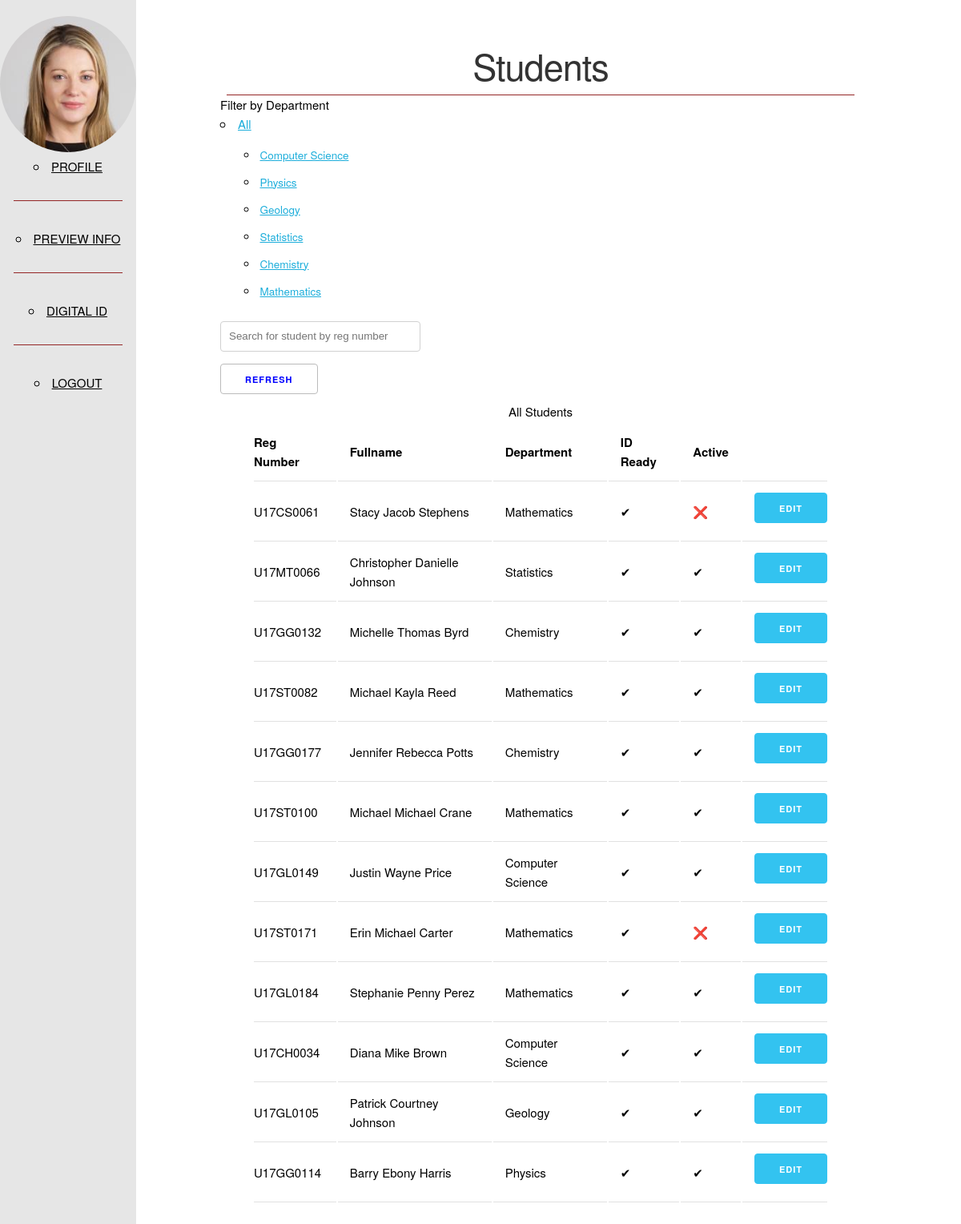
Screenshot of /admin/students (signed in) with the database file from the repository.
### id_card/models.py (models this page shows, shortened)
class User(db.Model, UserMixin):
    __tablename__ = 'users'
    id = db.Column(db.Integer, primary_key=True)
    user_id = db.Column(db.String(64), unique=True, nullable=False)
    password_hash = db.Column(db.String(128))
    first_name = db.Column(db.String(128))
    middle_name = db.Column(db.String(128))
    last_name = db.Column(db.String(128))
    gender = db.Column(db.CHAR)
    state_of_origin = db.Column(db.String(64))
    blood_group = db.Column(db.String(5))
    dob = db.Column(db.Date)
    course = db.Column(db.String(64))
    department = db.Column(db.String(64))
    expiry_date = db.Column(db.Date)
    email = db.Column(db.String(128), unique=True, nullable=False)
    number = db.Column(db.String(64))
    address = db.Column(db.String(128))
    id_ready = db.Column(db.BOOLEAN, default=False)
    rusticated = db.Column(db.BOOLEAN, default=False)
    nok_fullname = db.Column(db.String(128))
    nok_address = db.Column(db.String(128))
    nok_number = db.Column(db.String(64))
    """ User role column instead of Role model.
    Roles are:
    : STUDENT
    : ADMIN
    """
    role = db.Column(db.String(64), nullable=False)
    is_active = db.Column(db.BOOLEAN, default=True)
    """PASSWORD METHODS AND VERIFICATION"""
    @property
    def password(self) -> AttributeError:
        raise AttributeError('PROPERTY NOT ACCESSIBLE')
    """----------------------------------------------------------"""
    """STATIC AND CLASS METHODS"""

### id_card/admin/views.py (the view)
@admin.route('/admin/students')
@login_required
def students():
    students = User.query.filter_by(role='STUDENT')
    deps = {user.department for user in students}
    return render_template('admin/students.html', students=students, deps=deps)

### id_card/models.py (called while the page is built)
@login_manager.user_loader
def load_user(user_id):
    return User.query.get(user_id)

### id_card/templates/admin/students.html (shortened to what this page needs)
{% extends "base.html" %}
{% block content %}
<div id="main">
    <div class="header">
        <h1>Students</h1>
    </div>
    <div class="content">
        <div class="pure-menu pure-menu-horizontal">
            <span class="pure-menu-heading">Filter by Department</span>
            <ul class="pure-menu-list">
                <li class="pure-menu-item pure-menu-has-children pure-menu-allow-hover">
                    <a href="{{ url_for('.students') }}" id="menuLink1" class="pure-menu-link">All</a>
                    <ul class="pure-menu-children">
                        {% for dep in deps %}
                        <li class="pure-menu-item">
                            <a href="{{ url_for('.filtered_students', dep=dep) }}" class="pure-menu-link">{{ dep }}</a>
                        </li>
                        {% endfor %}
                    </ul>
                </li>
            </ul>
        </div>
        <div class="">
            <input type="text" onkeyup="search()" placeholder="Search for student by reg number" id="searchBtn" style="min-width: 250px;">
        </div>
        <a class="button info" href="{{ url_for('.refresh') }}">Refresh</a>
        <table class="custom-table">
            <caption>All Students</caption>
            <thead>
                <tr>
                    <th>Reg Number</th>
                    <th>Fullname</th>
                    <th>Department</th>
                    <th>ID Ready</th>
                    <th>Active</th>
                    <th></th>
                </tr>
            </thead>
            <tbody>
                {% for st in students %}
                <tr class="{{st.user_id}}">
                    <td>{{ st.user_id }}</td>
                    <td>
                        {{ st.first_name }}
                        {% if st.middle_name != '' %}
                        {{ st.middle_name }}
                        {% endif %}
                        {{ st.last_name }}
                    </td>
                    <td>{{ st.department }}</td>
                    {% if st.id_ready %}
                    <td>✔</td>
                    {% else %}
                    <td>❌</td>
                    {% endif %}
                    {% if st.is_active %}
                    <td>✔</td>
                    {% else %}
                    <td>❌</td>
                    {% endif %}
                    <td><a href="{{ url_for('.edit_student', id=st.id) }}" class="button button-primary">Edit</a></td>
                </tr>
                {% endfor %}
            </tbody>
        </table>
    </div>
</div>
{% endblock %}

### id_card/templates/nav.html (shortened to what this page needs)
{% if current_user.role == 'STUDENT' %}
<div class="pure-menu">
    <span class="pure-menu-heading">
        <img class="pure-img-responsive" src="{{ url_for('static', filename='img/profiles/{}.jpg'.format(current_user.user_id)) }}">
    </span>
    <ul class="pure-menu-list">
        <li class="pure-menu-item">
            <a class="pure-menu-link" href="{{ url_for('student.index', id=current_user.id) }}">PROFILE</a>
        </li>
        <hr>
        <li class="pure-menu-item">
            <a class="pure-menu-link" href="{{ url_for('student.preview_info', id=current_user.id) }}">PREVIEW INFO</a>
        </li>
        <hr>
        <li class="pure-menu-item">
            <a class="pure-menu-link" href="{{ url_for('student.digital_id', id=current_user.id) }}">DIGITAL ID</a>
        </li>
        <hr>
        <li class="pure-menu-item">
            <a class="pure-menu-link" href="{{ url_for('logout') }}">LOGOUT</a>
        </li>
    </ul>
</div>
{% endif %}

### id_card/static/css/skeleton.css (style rules this page uses)
html { font-size: 62.5%; }
body { font-size: 1.5em; line-height: 1.6; font-weight: 400; font-family: "Raleway", "HelveticaNeue", "Helvetica Neue", Helvetica, Arial, sans-serif; color: #222; }
h1, h2, h3, h4, h5, h6 { margin-top: 0; margin-bottom: 2rem; font-weight: 300; }
h1 { font-size: 4.0rem; line-height: 1.2; letter-spacing: -.1rem; }
@media (min-width: 550px) { h1 { font-size: 5.0rem; } }
a { color: #1EAEDB; }
.button, button, input[type="submit"], input[type="reset"], input[type="button"] { display: inline-block; height: 38px; padding: 0 30px; color: #555; text-align: center; font-size: 11px; font-weight: 600; line-height: 38px; letter-spacing: .1rem; text-transform: uppercase; text-decoration: none; white-space: nowrap; background-color: transparent; border-radius: 4px; border: 1px solid #bbb; cursor: pointer; box-sizing: border-box; }
.button.button-primary, button.button-primary, input[type="submit"].button-primary, input[type="reset"].button-primary, input[type="button"].button-primary { color: #FFF; background-color: #33C3F0; border-color: #33C3F0; }
input[type="email"], input[type="number"], input[type="search"], input[type="text"], input[type="tel"], input[type="url"], input[type="password"], textarea, select { height: 38px; padding: 6px 10px; background-color: #fff; border: 1px solid #D1D1D1; border-radius: 4px; box-shadow: none; box-sizing: border-box; }
input[type="email"], input[type="number"], input[type="search"], input[type="text"], input[type="tel"], input[type="url"], input[type="password"], textarea { -webkit-appearance: none; -moz-appearance: none; appearance: none; }
ul { list-style: circle inside; }
ol, ul { padding-left: 0; margin-top: 0; }
ul ul, ul ol, ol ol, ol ul { margin: 1.5rem 0 1.5rem 3rem; font-size: 90%; }
li { margin-bottom: 1rem; }
th, td { padding: 12px 15px; text-align: left; border-bottom: 1px solid #E1E1E1; }
th:first-child, td:first-child { padding-left: 0; }
th:last-child, td:last-child { padding-right: 0; }
button, .button { margin-bottom: 1rem; }
input, textarea, select, fieldset { margin-bottom: 1.5rem; }
pre, blockquote, dl, figure, table, p, ul, ol, form { margin-bottom: 2.5rem; }
hr { margin-top: 3rem; margin-bottom: 3.5rem; border-width: 0; border-top: 1px solid #E1E1E1; }

### id_card/static/css/pure-custom.css (style rules this page uses)
body { color: #000000; }
.pure-img-responsive { max-width: 100%; height: auto; }
.content { margin: 0 auto; padding: 0 2em; max-width: 800px; margin-bottom: 50px; line-height: 1.6em; }
.header { width: 70%; margin: auto; color: #333; text-align: center; padding: 2.5em 2em 0; border-bottom: 1px solid #942626; }
.header h1 { margin: 0.2em 0; font-size: 3em; font-weight: 300; }
#menu a { color: #000000; border: none; padding: 0; }
#menu .pure-menu hr { width: 80%; border-color: #942626; }
#menu .pure-menu, #menu .pure-menu ul { border: none; background: transparent; }
#menu .pure-menu-heading img { border-radius: 50%; }
#menu .pure-menu-selected, #menu .pure-menu-heading { background: rgb(230, 230, 230); }
#menu .pure-menu-heading { font-size: 110%; color: #fff; margin: 0; }
@media (min-width: 48em) { .header, .content { padding-left: 2em; padding-right: 2em; } }

### id_card/static/css/custom.css (style rules this page uses)
.info { color: blue; }
table.custom-table { width: 90%; margin: auto; }

### rows the page displays
User: user (picture), department "Statistics", user_id "U17MT0066", first_name "Christopher", middle_name "Danielle", last_name "Johnson"
User: department "Computer Science", user_id "U17GL0149", first_name "Justin", middle_name "Wayne", last_name "Price"
User: department "Physics", user_id "U17GG0114", first_name "Barry", middle_name "Ebony", last_name "Harris"
User: department "Geology", user_id "U17GL0105", first_name "Patrick", middle_name "Courtney", last_name "Johnson"
User: department "Chemistry", user_id "U17GG0132", first_name "Michelle", middle_name "Thomas", last_name "Byrd"
User: department "Mathematics", user_id "U17CS0061", first_name "Stacy", middle_name "Jacob", last_name "Stephens"
User: user_id "U17ST0082", first_name "Michael", middle_name "Kayla", last_name "Reed", department "Mathematics"
User: user_id "U17GG0177", first_name "Jennifer", middle_name "Rebecca", last_name "Potts", department "Chemistry"
User: user_id "U17ST0100", first_name "Michael", middle_name "Michael", last_name "Crane", department "Mathematics"
User: user_id "U17ST0171", first_name "Erin", middle_name "Michael", last_name "Carter", department "Mathematics"
User: user_id "U17GL0184", first_name "Stephanie", middle_name "Penny", last_name "Perez", department "Mathematics"
User: user_id "U17CH0034", first_name "Diana", middle_name "Mike", last_name "Brown", department "Computer Science"
